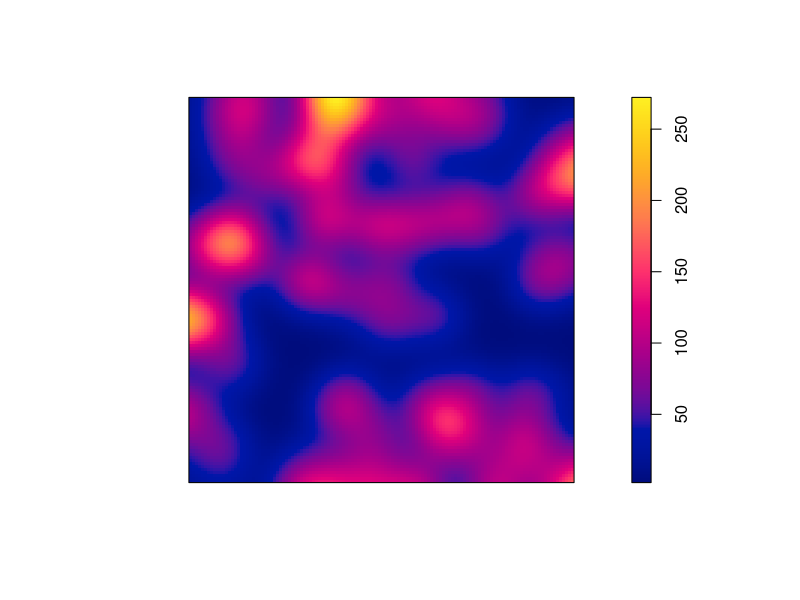
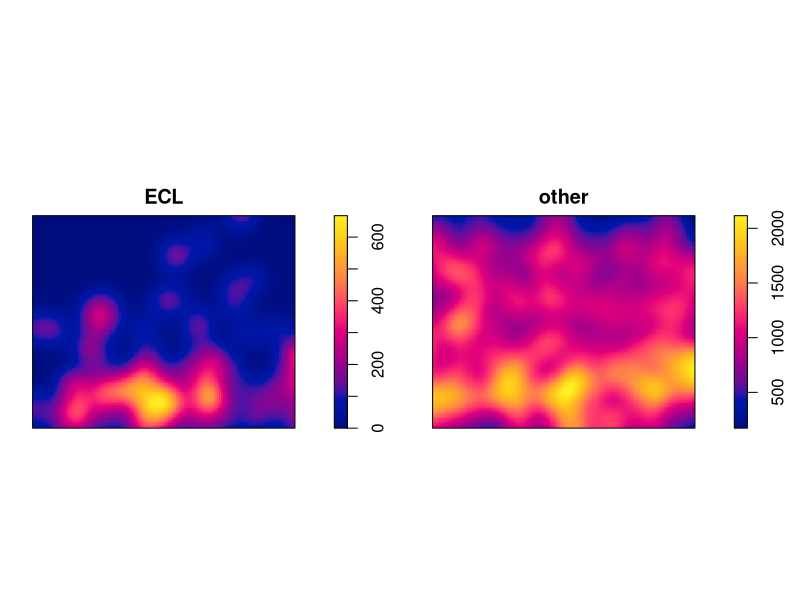
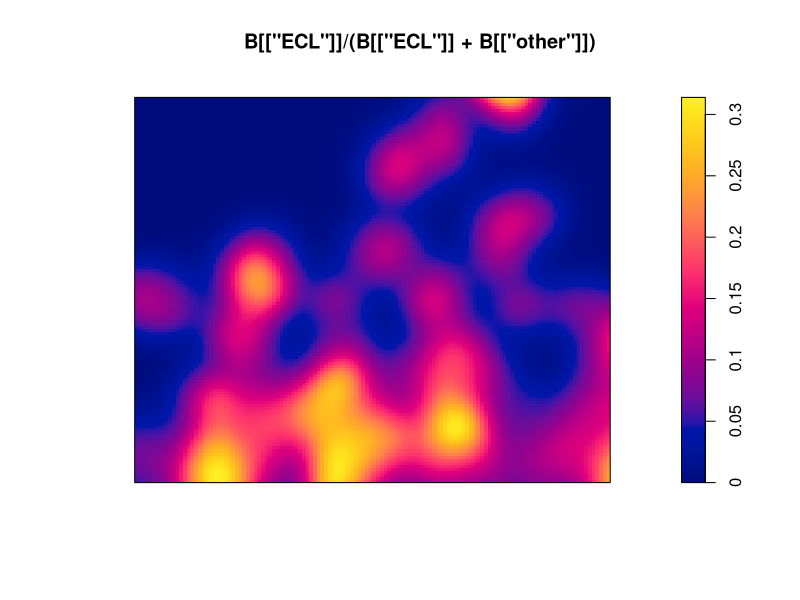
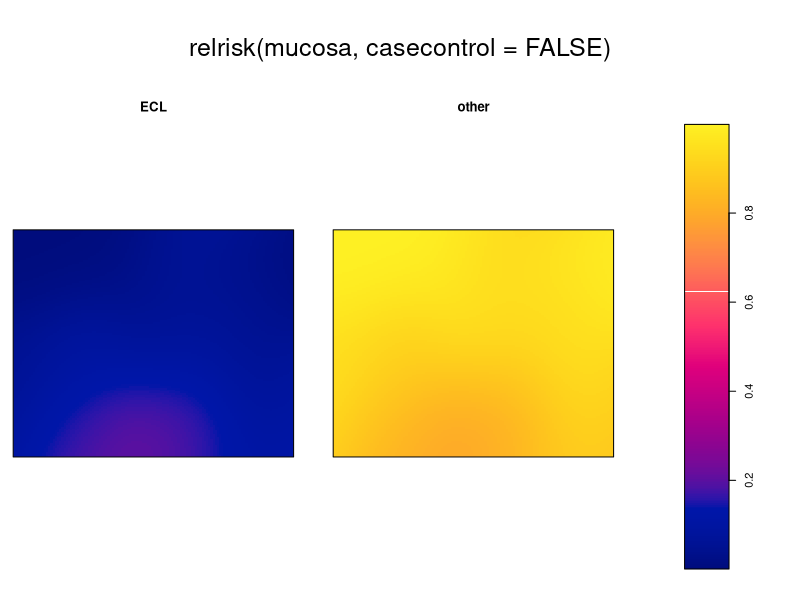
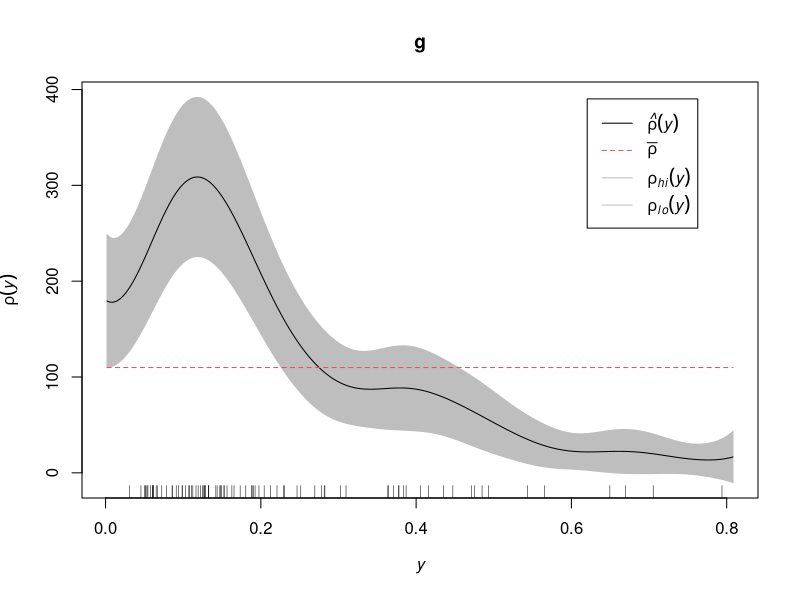
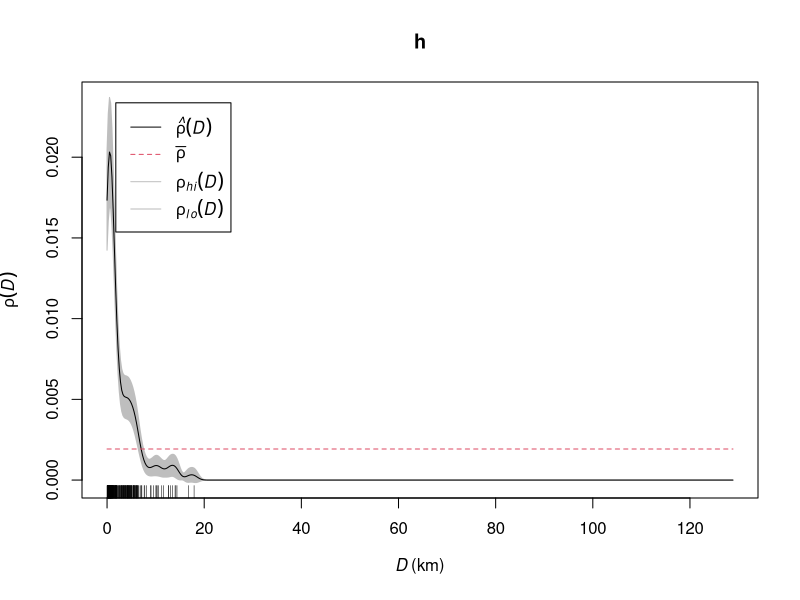
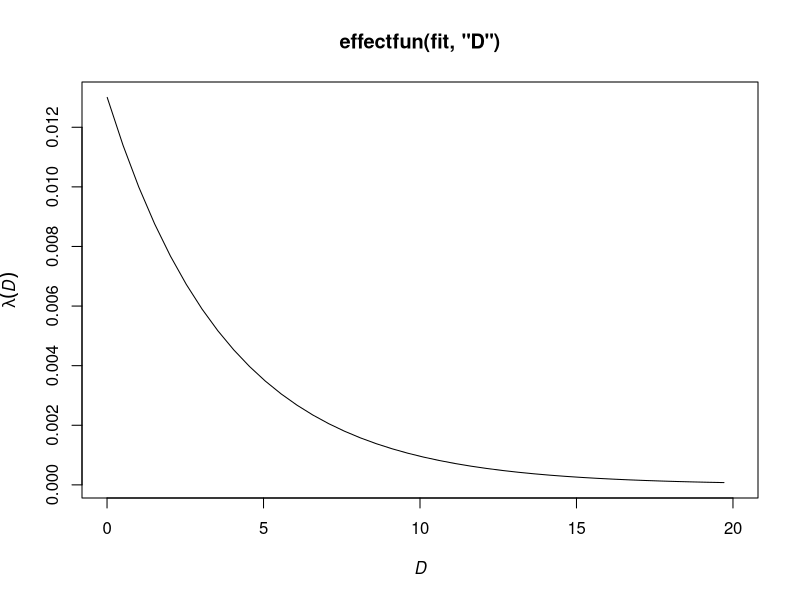
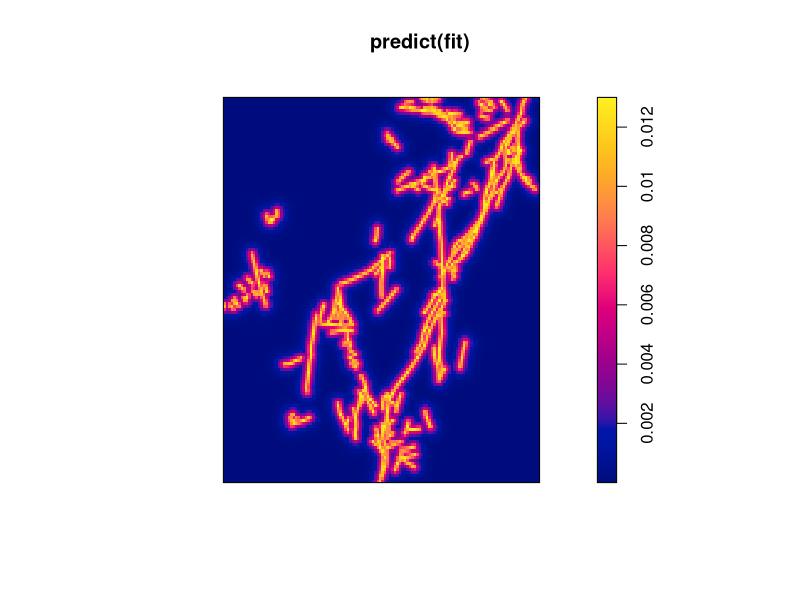

The R source for these figures, in order:
## ---- chunk 1
library(spatstat)
X <- japanesepines
A <- quadratcount(X, 3, 3)
Z <- density(X)
Z <- density(X, bw.diggle)
plot(Z, main="")
## ---- chunk 2
M <- split(mucosa)
B <- density(M, bw.diggle)
plot(B, main="")
## ---- chunk 3
plot(B[["ECL"]]/(B[["ECL"]] + B[["other"]]))
## ---- chunk 4
plot(relrisk(mucosa, casecontrol=FALSE), equal.ribbon=TRUE)
## ---- chunk 5
E <- split(mucosa)$ECL
g <- rhohat(E, "y")
plot(g)
## ---- chunk 6
X <- murchison$gold
L <- murchison$faults
X <- rescale(X, 1000, "km")
L <- rescale(L, 1000, "km")
D <- distfun(L)
h <- rhohat(X, D)
plot(h)
## ---- chunk 7
fit <- ppm(X ~ D)
coef(fit)
confint(fit)
anova(fit, test="Chi")
plot(effectfun(fit, "D"), xlim=c(0, 20))
plot(predict(fit))
## ---- chunk 8
Jfit <- ppm(japanesepines ~ x + y)
Jfit
confint(Jfit)
Jfit2 <- ppm(japanesepines ~ polynom(x,y,2))
Jfit2
plot(predict(Jfit2))
## ---- chunk 9
anova(Jfit, Jfit2, test="Chi")
## ---- chunk 10
step(Jfit2)
## ---- chunk 11
plot(simulate(Jfit2))
## ---- chunk 12
plot(simulate(Jfit2, nsim=12))
## ---- chunk 13
model0 <- ppm(mucosa ~ marks)
model0
coef(model0)
plot(predict(model0), equal.ribbon=TRUE)
## ---- chunk 14
model1 <- ppm(mucosa ~ marks + y)
model1
coef(model1)
plot(predict(model1), equal.ribbon=TRUE)
## ---- chunk 15
model2 <- ppm(mucosa ~ marks * y)
model2
coef(model2)
plot(predict(model2), equal.ribbon=TRUE)
## ---- chunk 16
model1xy <- ppm(mucosa ~ marks + x + y)
model1xy
coef(model1xy)
plot(predict(model1xy), equal.ribbon=TRUE)
## ---- chunk 17
model2xy <- ppm(mucosa ~ marks * (x + y))
model2xy
coef(model2xy)
plot(predict(model2xy), equal.ribbon=TRUE)
## ---- chunk 18
model3 <- ppm(mucosa ~ marks + polynom(x, y, 2))
model3
coef(model3)
plot(predict(model3), equal.ribbon=TRUE)
## ---- chunk 19
model4 <- ppm(mucosa ~ marks * polynom(x,y,2))
model4
coef(model4)
plot(predict(model4), equal.ribbon=TRUE)
## ---- chunk 20
plot(relrisk(model4, casecontrol=FALSE), equal.ribbon=TRUE)
## ---- chunk 21
plot(relrisk(model3, casecontrol=FALSE), equal.ribbon=TRUE)
